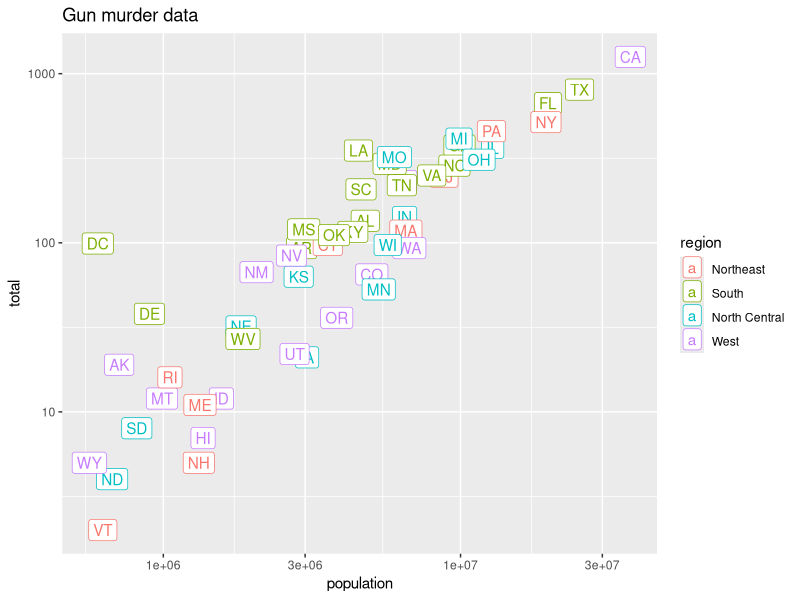

This chart was generated by the following R code:
# Cargamos las librerías y seleccionamos los datos
library(dplyr)
library(ggplot2)
library(dslabs)
data(murders)

## Creamos el objeto p
p <- murders %>% ggplot(aes(population, total, label = abb, color = region)) +
  geom_label()

# Agregamos las capas
p + scale_x_log10() + # cambiamos la escala de x
  scale_y_log10() + # cambiamos la escala de y
  ggtitle("Gun murder data") # Agregamos un titulo
